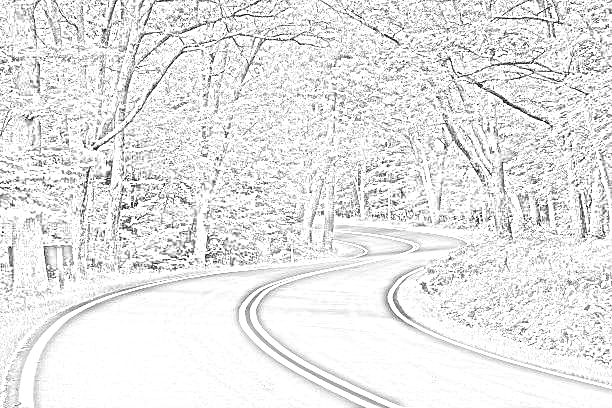
#> input picture pencil_sketch/result.png, 612 x 408 px
$ python -i sketch.py   (imports and definitions only)
#> lines starting #> are read from the running program, lines starting #| are printed output that depends on the picture
#> further down, picture is the input picture: shape (408, 612, 3); min 0, max 255, mean 230.7
"""
Pencil Sketch Image Converter
-----------------------------
This script converts an input image into a pencil sketch using
classical image processing techniques and provides a simple GUI
using Tkinter to open, preview, and save images.

Technologies used:
- OpenCV (image processing)
- NumPy (array operations)
- Tkinter (GUI)
- PIL (image conversion for Tkinter)
"""

import cv2
import numpy as np
import tkinter as tk
from tkinter import filedialog, messagebox
from PIL import Image, ImageTk


# Dictionary to store PIL images so they are not garbage-collected
# and can later be saved to disk
images = {
    "original": None,
    "sketch": None
}


# [20 lines left out: function open_file, not called in this run]


def convert_to_sketch(img):
    """
    Converts an image to a pencil sketch using the following steps:
    1. Convert to grayscale
    2. Invert grayscale image
    3. Apply Gaussian blur
    4. Invert blurred image
    5. Divide grayscale image by inverted blur

    Parameters:
        img (numpy.ndarray): Input BGR image

    Returns:
        numpy.ndarray: Pencil sketch image
    """

    # Step 1: Convert to grayscale
    gray_img = cv2.cvtColor(img, cv2.COLOR_BGR2GRAY)

    # Step 2: Invert grayscale image
    inverted_img = cv2.bitwise_not(gray_img)
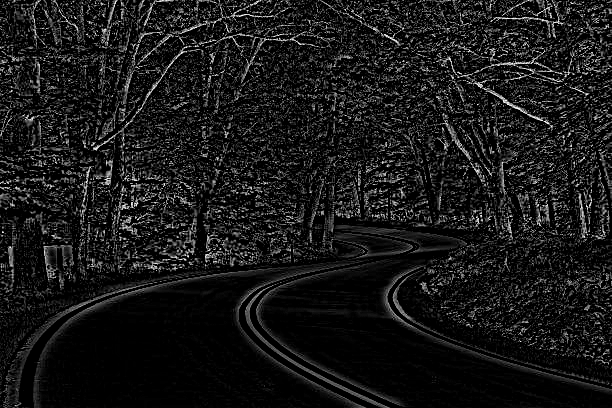
#> inverted_img: shape (408, 612); min 0, max 255, mean 24.3

    # Step 3: Apply Gaussian blur to smooth the image
    blurred_img = cv2.GaussianBlur(inverted_img, (21, 21), 0)
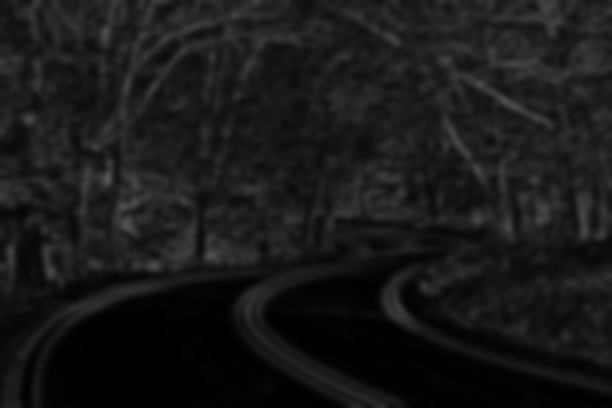
#> blurred_img: shape (408, 612); min 0, max 89, mean 24.3

    # Step 4: Invert the blurred image
    inverted_blur_img = cv2.bitwise_not(blurred_img)
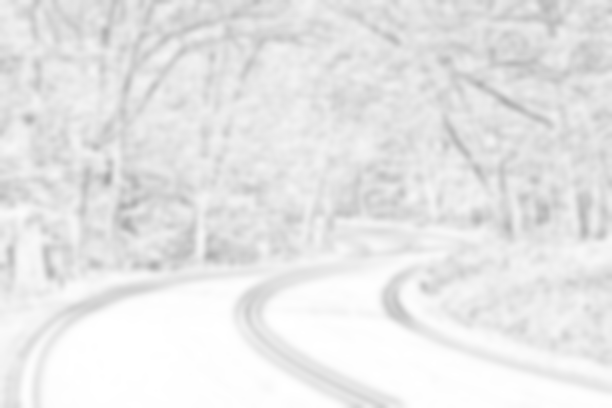
#> inverted_blur_img: shape (408, 612); min 166, max 255, mean 230.7

    # Step 5: Divide grayscale image by inverted blur to get sketch
    sketch_img = cv2.divide(gray_img, inverted_blur_img, scale=256.0)
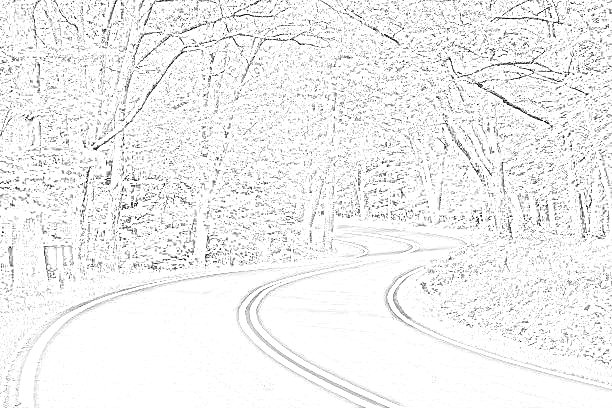
#> sketch_img: shape (408, 612); min 0, max 255, mean 240.5

    return sketch_img


# [49 lines left out: functions display_image, save_sketch, not called in this run]


# ------------------- GUI SETUP -------------------

# [2 lines not run here, left out]

# Frame for displaying images
# [1 line that did not run here, left out]
# [1 line not run here, left out]

# [1 line that did not run here, left out]
# [1 line not run here, left out]

# [1 line that did not run here, left out]
# [1 line not run here, left out]

# Frame for buttons
# [1 line that did not run here, left out]
# [1 line not run here, left out]

# [1 line that did not run here, left out]
# [1 line not run here, left out]

# [1 line that did not run here, left out]
# [4 lines not run here, left out]

>>> import cv2
>>> picture = cv2.imread('result.png')
>>> result = convert_to_sketch(picture)
